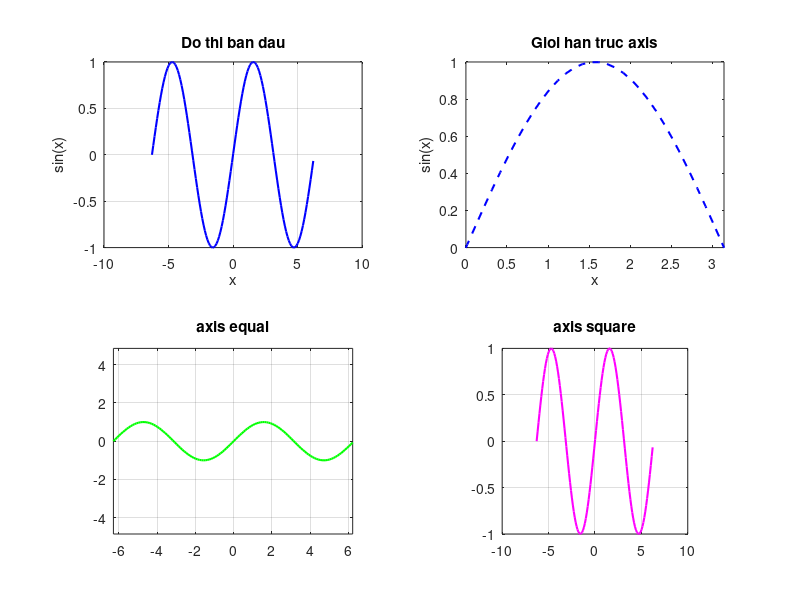

Reproduce this figure in MATLAB.
x = -2*pi : 0.1 : 2*pi;
y = sin(x);
figure;

subplot(2,2,1);
plot(x,y,'b-','LineWidth',1.5);
title("Do thi ban dau");
xlabel("x");
ylabel("sin(x)");
grid on;

%(2) axis
subplot(2,2,2);
plot(x,y,'b--','LineWidth',1.5);
axis([0 pi 0 1]);
title('Gioi han truc axis');
xlabel('x'); ylabel('sin(x)');

% (3) axis equal
subplot(2,2,3);
plot(x,y,'g-','LineWidth',1.5);
axis equal;         % tỷ lệ đơn vị x,y bằng nhau
title('axis equal');
grid on;

% (4) axis square
subplot(2,2,4);
plot(x,y,'m-','LineWidth',1.5);
axis square;        % khung hình vuông
title('axis square');
grid on;
